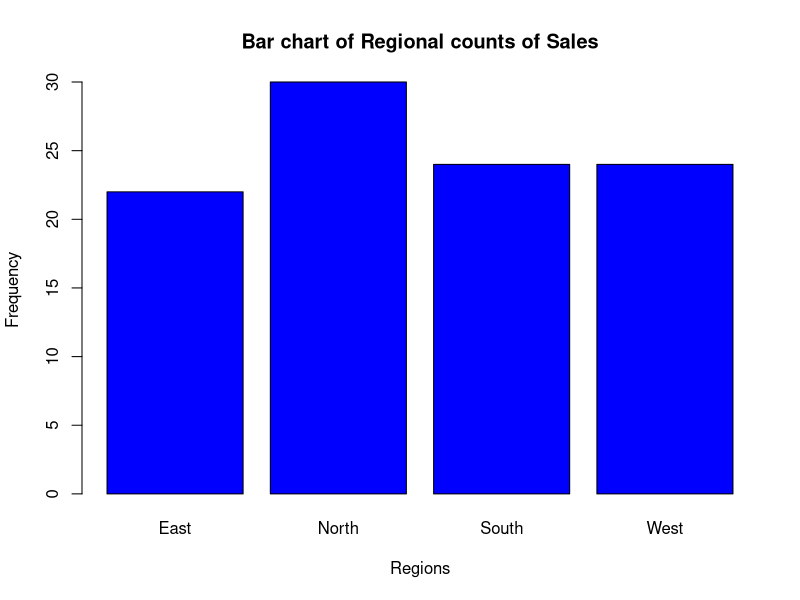

The R source for this figure:
# BARCHART
# Load data from CSV
data <- read.csv("datasets/business_data.csv")

View(data)

# Create a bar chart
counts <- table(data$Region)
barplot(counts,
        main = "Bar chart of Regional counts of Sales",
        xlab = "Regions",
        ylab = "Frequency",
        col = "blue",
        border = "black")
